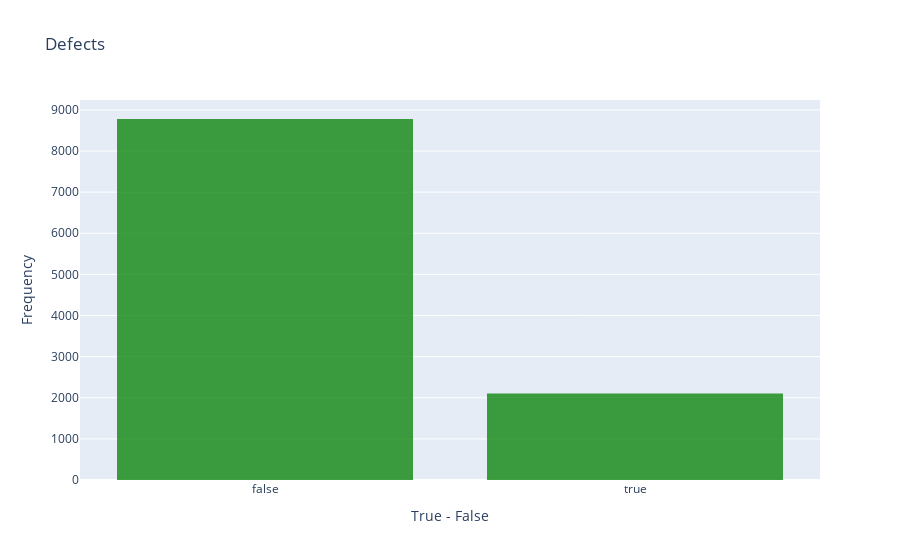

Notebook source saved alongside this figure:
### Code cell
trace = go.Histogram(
    x = data.defects,
    opacity = 0.75,
    name = "Defects",
    marker = dict(color = 'green'))

hist_data = [trace]
hist_layout = go.Layout(barmode='overlay',
                   title = 'Defects',
                   xaxis = dict(title = 'True - False'),
                   yaxis = dict(title = 'Frequency'),
)
fig = go.Figure(data = hist_data, layout = hist_layout)
iplot(fig)

### Figure 1 — Plotly figure (JSON) as saved in the notebook; plotly's stock layout.template omitted (floating-point values rounded to 4 significant figures; data arrays with more than 128 entries replaced by an {"elided": "..."} marker saying what was removed)
{"data": [{"marker": {"color": "green"}, "name": "Defects", "opacity": 0.75, "type": "histogram", "x": {"elided": "10885 bool values"}}], "layout": {"barmode": "overlay", "title": {"text": "Defects"}, "xaxis": {"title": {"text": "True - False"}}, "yaxis": {"title": {"text": "Frequency"}}}}
